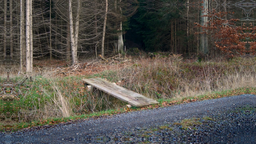
#> input picture person1_frames/frame_00000.png, 256 x 144 px, shrunk from 1280 x 720 before the run
$ python main.py --input_folder person1_frames --output_folder out
#> lines starting #> are read from the running program, lines starting #| are printed output that depends on the picture
### changeDetection.py
import os
import numpy as np
from PIL import Image
import matplotlib.pyplot as plt
import cv2

def read_frames(path: str, ext: str = "png") -> np.ndarray:
#> called with path = 'person1_frames', ext = 'png'
    frames = []
    for fname in sorted(os.listdir(path)):
        if fname.endswith(ext):
            img = Image.open(os.path.join(path, fname)).convert("RGB")
#> img is the input picture: PIL image 256x144 RGB; mean R, G, B 88.9, 85, 78.1
            frames.append(np.array(img))
    return np.array(frames)


def plot_frames(frames: np.ndarray, num_frames: int, save_name: str):
#> called with frames = array of shape (2, 144, 256, 3), num_frames = 20, save_name = 'out/frames_preview.pdf'
    cols = 5
    rows = (num_frames // cols) + 1
    plt.figure(figsize=(15, rows * 3))
    for i in range(min(num_frames, len(frames))):
        plt.subplot(rows, cols, i + 1)
        plt.imshow(frames[i])
        plt.axis("off")
        plt.title(f"Frame {i}")
#> this loop made 2 passes
    plt.tight_layout()
    plt.savefig(save_name)
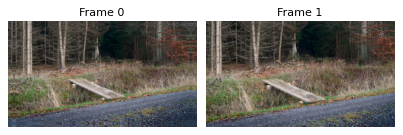
#> figure drawn by matplotlib, 2 panels
    plt.close()
def compute_mean(frames: np.ndarray) -> np.ndarray:
    #mean using the formula μ = (Σx) / N
    sum_frame = np.zeros_like(frames[0], dtype=np.float64)
    for f in frames:
        sum_frame += f
    mean_frame = (sum_frame / len(frames)).astype(np.uint8)
    return mean_frame

def compute_variance(frames: np.ndarray, mean_frame: np.ndarray) -> np.ndarray:
    #variance using the formula σ² = (Σ(x-μ)²) / N
    sum_var = np.zeros_like(frames[0], dtype=np.float64)
    for f in frames:
        diff = f.astype(np.float64) - mean_frame.astype(np.float64)
        sum_var += diff ** 2
#> this loop made 2 passes
#> pass 1, in compute_variance, `diff = f.astype(np.float64) - mean_frame.astype(np.float64)`:
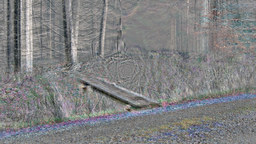
#> diff: shape (144, 256, 3) float64; mean R, G, B -1.6, -1.1, -0.4; drawn with min black and max white
#> pass 1, in compute_variance, `sum_var += diff ** 2`:
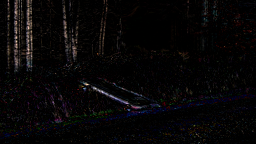
#> sum_var: shape (144, 256, 3) float64; mean R, G, B 337.3, 281.2, 304.9; drawn with min black and max white
#> pass 2, in compute_variance, `diff = f.astype(np.float64) - mean_frame.astype(np.float64)`:
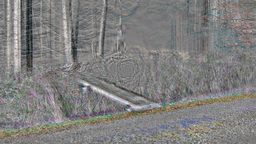
#> diff: shape (144, 256, 3) float64; mean R, G, B 2.1, 1.6, 0.9; drawn with min black and max white
    variance_frame = (sum_var / len(frames)).astype(np.float64)
    return variance_frame

def compute_mask(frame, mean_frame, variance_frame, threshold=5.0):
    #Compute foreground mask using Mahalanobis-like distance
    diff = frame.astype(float) - mean_frame.astype(float)
    variance = variance_frame + 1e-6
    mdist = (diff ** 2) / variance
    mdist = np.sum(mdist, axis=2)
    mask = (mdist > threshold).astype(np.uint8) * 255
    return mask


#Morphological operations
def create_kernel(kernel_size=3):

    return np.ones((kernel_size, kernel_size), dtype=np.uint8)


def erode(mask, kernel, iterations=1):
    h, w = mask.shape
    kh, kw = kernel.shape
    ph, pw = kh // 2, kw // 2
    out = mask.copy()
    for _ in range(iterations):
        temp = np.zeros_like(out)
        for i in range(ph, h - ph):
            for j in range(pw, w - pw):
                region = out[i - ph:i + ph + 1, j - pw:j + pw + 1]
                if np.all(region[kernel == 1] == 255):
                    temp[i, j] = 255
        out = temp
    return out


def dilate(mask, kernel, iterations=1):
    h, w = mask.shape
    kh, kw = kernel.shape
    ph, pw = kh // 2, kw // 2
    out = mask.copy()
    for _ in range(iterations):
        temp = np.zeros_like(out)
        for i in range(ph, h - ph):
            for j in range(pw, w - pw):
                region = out[i - ph:i + ph + 1, j - pw:j + pw + 1]
                if np.any(region[kernel == 1] == 255):
                    temp[i, j] = 255
        out = temp
    return out

def morphological_operations(mask, kernel_size=3):
    kernel = create_kernel(kernel_size)
    eroded = erode(mask, kernel, iterations=1)
    dilated = dilate(eroded, kernel, iterations=1)
    return dilated


#Connected Components
def find_connected_components(mask, connectivity=8):

    num_labels, labels = cv2.connectedComponents(mask, connectivity=connectivity)
    return num_labels, labels


#Alpha Blending
def fade_into_background(foreground, background, binary_mask, alpha):
    binary_mask_3c = np.stack([binary_mask] * 3, axis=-1) // 255
    blended = (
        foreground * (1 - alpha * binary_mask_3c)
        + background * (binary_mask_3c * alpha)
    ).astype(np.uint8)
    return blended


#Save
def save_mask(mask, path, fname):
    img = Image.fromarray(mask)
    img.save(os.path.join(path, fname))

def changeDetection(input_folder, output_folder, input_ext, output_ext, video_format):
    os.makedirs(output_folder, exist_ok=True)

    frames = read_frames(input_folder, input_ext)
    plot_frames(frames, num_frames=20, save_name=os.path.join(output_folder, "frames_preview.pdf"))

    background_frames = frames[:70]
    mean_frame = compute_mean(background_frames)
    variance_frame = compute_variance(background_frames, mean_frame)
#videowriter
    h, w, _ = frames[0].shape
#> h = 144; w = 256
    video_path = os.path.join(output_folder, f"output.{video_format}")
    fourcc = cv2.VideoWriter_fourcc(*'mp4v')
    out = cv2.VideoWriter(video_path, fourcc, 10, (w, h))

#processing frames
    for idx, frame in enumerate(frames):
        mask = compute_mask(frame, mean_frame, variance_frame, threshold=5.0)
        mask = morphological_operations(mask, kernel_size=3)
        num_labels, labels = find_connected_components(mask)
        alpha = min(1.0, idx / len(frames))
        blended = fade_into_background(frame, mean_frame, mask, alpha)
        fname = f"mask_{idx:04d}.{output_ext}"
        save_mask(mask, output_folder, fname)

        out.write(cv2.cvtColor(blended, cv2.COLOR_RGB2BGR))
#> this loop made 2 passes
#> (kernel in morphological_operations, num_labels) on passes 1 to 2: ([[1, 1, 1], [1, 1, 1], [1, 1, 1]], 1), ([[1, 1, 1], [1, 1, 1], [1, 1, 1]], 1)
#> pass 1, in compute_mask, `mdist = (diff ** 2) / variance`:
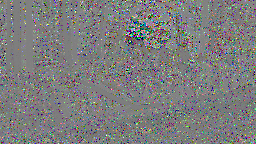
#> mdist: shape (144, 256, 3) float64; mean R, G, B 0.981, 0.983, 0.984; drawn with min black and max white
#> pass 1, in compute_mask, `mdist = np.sum(mdist, axis=2)`:
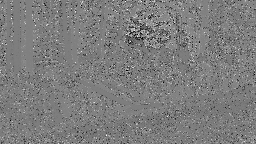
#> mdist: shape (144, 256) float64; min 0, max 6, mean 2.95; drawn with min black and max white
#> pass 1, in compute_mask, `mask = (mdist > threshold).astype(np.uint8) * 255`:
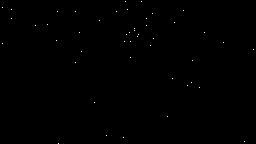
#> mask: shape (144, 256); 0.13% white in thin lines or dots
#> after the loop: mask: shape (144, 256); every value is 0

    out.release()
    print(f"Masks path {output_folder}")
    print(f"Video path {video_path}")

### main.py
# Name: Samra Nawazish
# Assignment Number: 01


import argparse
from changeDetection import changeDetection


def main():

    parser = argparse.ArgumentParser(description="Motion Detection using Classical CV Methods")
    parser.add_argument(
        '--input_folder', type=str, required=True,
        help='Path to input folder containing frames (test images)'
    )
    parser.add_argument(
        '--output_folder', type=str, required=True,
        help='Path to save results (binary masks and final video)'
    )
    parser.add_argument(
        '--input_ext', type=str, default='png',
        help='Extension of input images (png, jpg, jpeg)'
    )
    parser.add_argument(
        '--output_ext', type=str, default='png',
        help='Extension of output masks (png, jpg)'
    )
    parser.add_argument(
        '--video_format', type=str, default='mp4',
        help='Video format for saving output (mp4)'
    )
    args = parser.parse_args()
#pipeline
    changeDetection(
        args.input_folder,
        args.output_folder,
        args.input_ext,
        args.output_ext,
        args.video_format
    )


if __name__ == "__main__":
    main()
